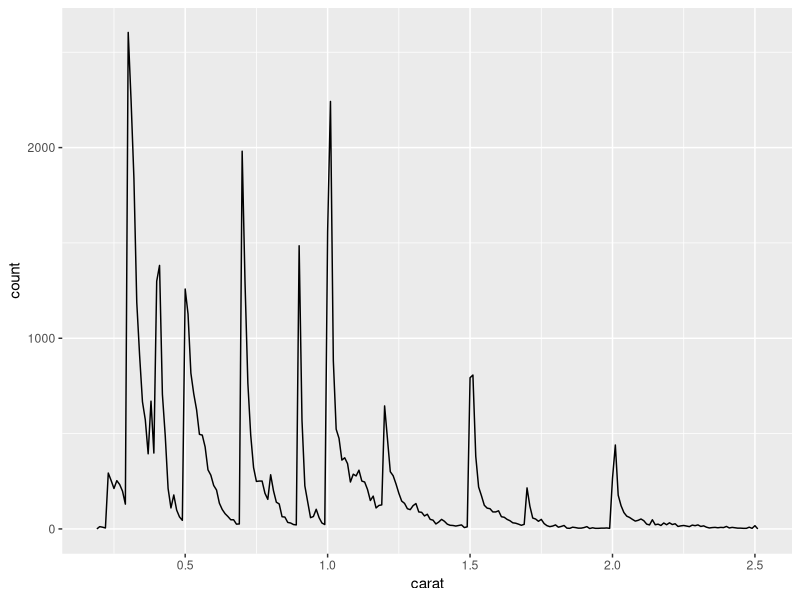

Reproduce this figure in R.
## ---- chunk 1
#Note, Each gray box below is a code chunk. You need to insert a code chunk and put your R code in it. By setting echo = FALSE. this comment and any code will not show in my output document. If it were TRUE, the comment and code would appear. 
## ---- chunk 2
#The include = FALSE function hides both the code and output in my output document

#You need to install these packages first to be able to use the functions within them. You can install them from the Tools tab or write a new code chunk: install.packages("package_name"). 
library(ggplot2)
library(dplyr)
## ---- chunk 3
#this next line is creating a subset called 'smaller' of the diamonds data
smaller <- diamonds %>% 
  filter(carat <= 2.5)
## ---- chunk 4
#This next chunk is inline code. Inline code puts the text with the output of the function in my document.
## ---- chunk 5
#This next code chunk will make a plot in our output doc
## ---- chunk 6
smaller %>% 
  ggplot(aes(carat)) + 
  geom_freqpoly(binwidth = 0.01)
## ---- chunk 7
#Once all of my code has been written, I click on the Knit button in the tool bar above to produce my document.
